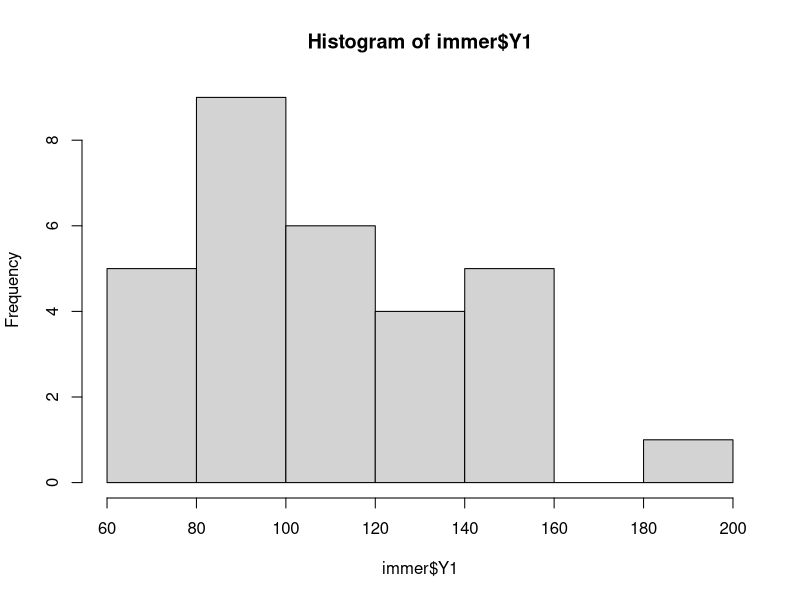
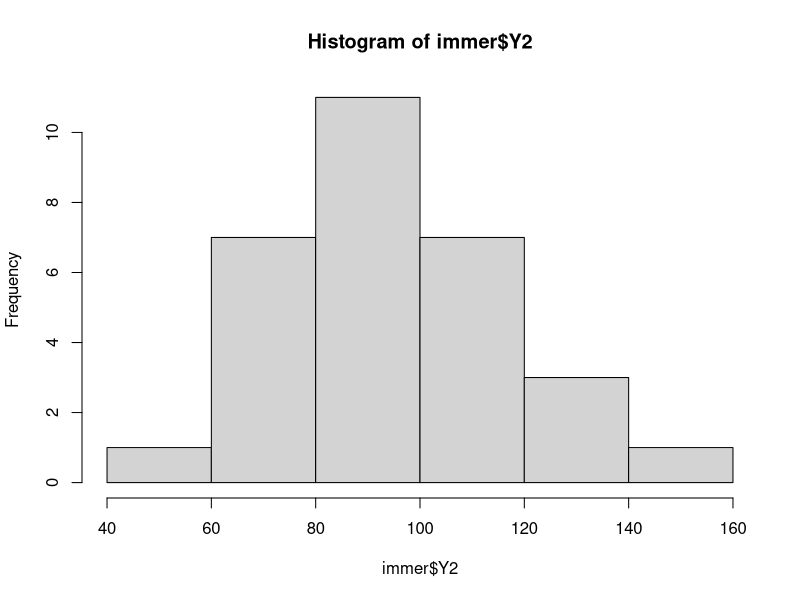

Write the R code that produced these figures, in order.
#type 2 error
#hypothesis testing H0 is not true but you failed to reject that type-2
#probability of avoiding the type2 error is termed as power
#1-B
#case1: type 2 error of lower tail test of population mean with known variance
#Ho : mu >= mu0
#normal distribution 

#phillips CEO 
mu0=10000
mu =9950
sd=120
se=0.05
#probability of getting typeii error with 30 samples
n=30
sigma=sd
sem= sigma/sqrt(n)

#lower bound of sample mean for which hypothesis 9964

alpha=se
mu0

q= qnorm(alpha, mu0,sem)
q

mu=9950
pnorm(q,mu,sem,lower.tail=FALSE)


#upper tail: mu <=mu0 

q = qnorm(alpha,mu0,sem,lower.tail = FALSE)
q
mu=9950
pnorm(q, mu,sem)

#two tail test mu=mu0
I=c(alpha/2 , 1-alpha/2)
q= qnorm(I,mu0,sem)
q


pnorm(q,mu,sem)


#inference about two populations
#population mean between two matched sample
library(MASS)
immer
#paired t-test
#
t.test(immer$Y1,immer$Y2,paired = TRUE)

#95% confidence interval difference in mean between bearly 1931 to 1932 6.1 to 25.7

hist(immer$Y1)
hist(immer$Y2)

median(immer$Y1)
median(immer$Y2)


#independent distribution
#unpaired t-test
mtcars$mpg
mtcars$am

L = mtcars$am == 0
mpg.auto =mtcars[L,]$mpg
mpg.auto

mpg.manual=mtcars[!L,]$mpg
mpg.manual


t.test(mpg.auto,mpg.manual)
t.test(mpg~am, data=mtcars)


#
quine
table(quine$Eth,quine$Sex)
prop.test(table(quine$Eth,quine$Sex),correct = FALSE)
















